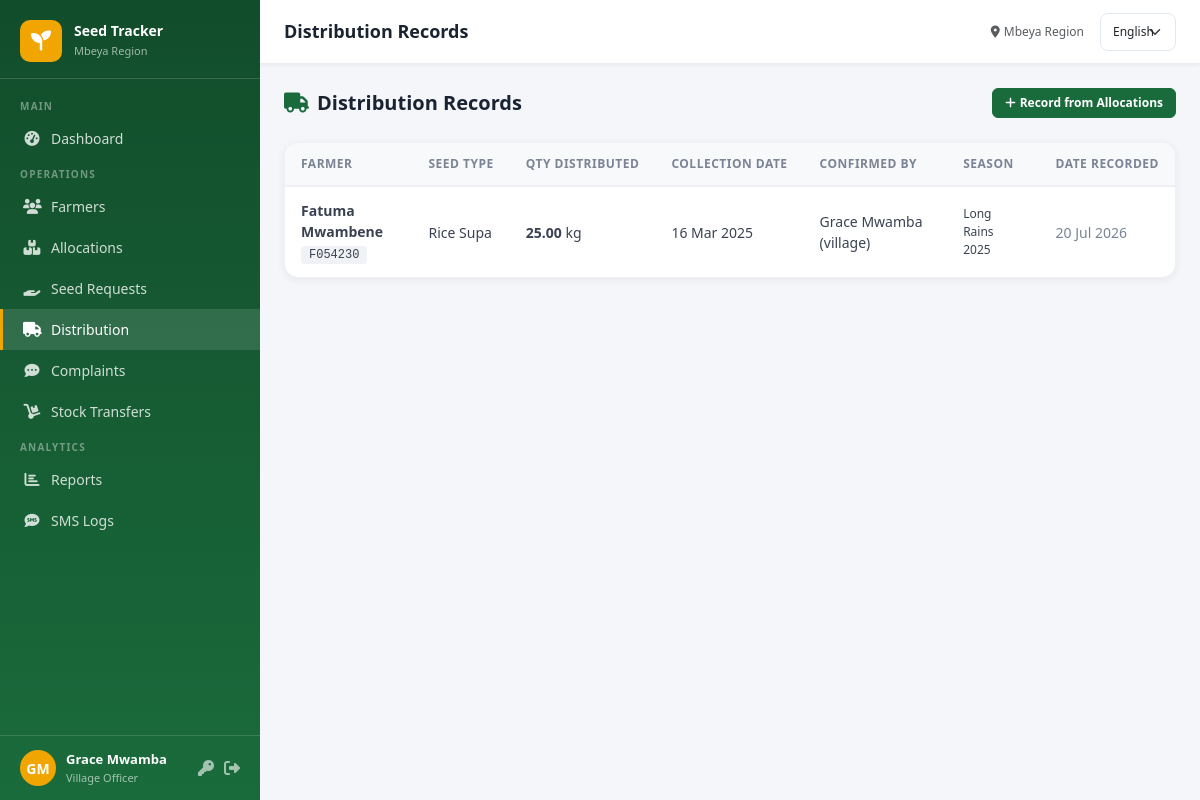
Page /distributions/ (signed in) on the earlier database version.
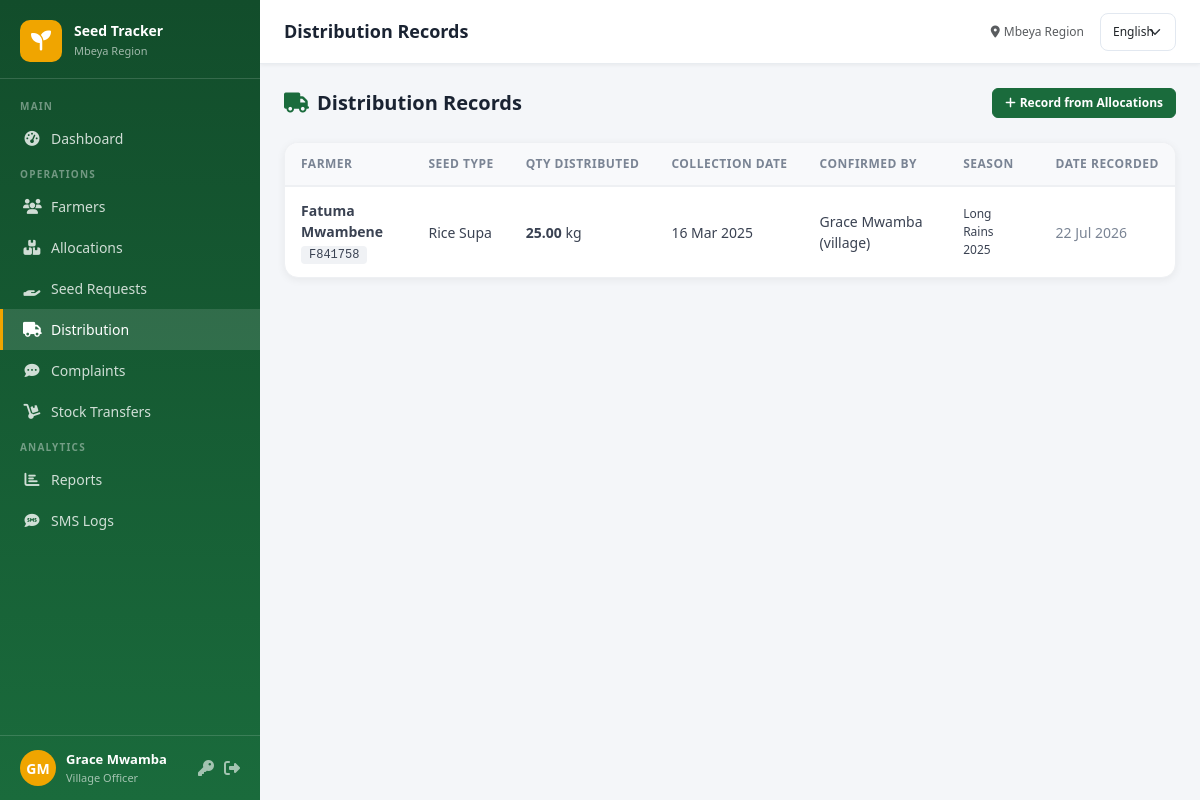
Same page on the later database version.
### core/models.py (models this page shows, shortened)
class Distribution(models.Model):
    allocation = models.OneToOneField(SeedAllocation, on_delete=models.CASCADE, related_name='distribution')
    quantity_distributed = models.DecimalField(max_digits=10, decimal_places=2)
    collection_date = models.DateField(default=timezone.now)
    collection_confirmed = models.BooleanField(default=False)
    confirmed_by = models.ForeignKey(CustomUser, on_delete=models.SET_NULL, null=True, blank=True, related_name='confirmations')
    farmer_confirmed = models.BooleanField(default=False)
    farmer_confirmed_at = models.DateTimeField(null=True, blank=True)
    notes = models.TextField(blank=True)
    created_at = models.DateTimeField(auto_now_add=True)

class SeedAllocation(models.Model):
    STATUS_CHOICES = [
        ('pending',_('Pending')),('approved',_('Approved')),
        ('rejected',_('Rejected')),('distributed',_('Distributed')),
    ]
    farmer = models.ForeignKey(Farmer, on_delete=models.CASCADE, related_name='allocations')
    seed_type = models.ForeignKey(SeedType, on_delete=models.CASCADE)
    season = models.ForeignKey(FarmingSeasons, on_delete=models.CASCADE)
    quantity_allocated = models.DecimalField(max_digits=10, decimal_places=2)
    status = models.CharField(max_length=20, choices=STATUS_CHOICES, default='pending')
    collection_date = models.DateField(null=True, blank=True)
    collection_location = models.CharField(max_length=200, blank=True)
    requested_by = models.ForeignKey(CustomUser, on_delete=models.SET_NULL, null=True, related_name='requests')
    approved_by = models.ForeignKey(CustomUser, on_delete=models.SET_NULL, null=True, blank=True, related_name='approvals')
    rejection_reason = models.TextField(blank=True)
    sms_sent = models.BooleanField(default=False)
    notes = models.TextField(blank=True)
    created_at = models.DateTimeField(auto_now_add=True)
    updated_at = models.DateTimeField(auto_now=True)
    class Meta:
        unique_together = ('farmer', 'seed_type', 'season')

class Farmer(models.Model):
    STATUS_CHOICES = [('active',_('Active')),('inactive',_('Inactive')),('pending',_('Pending'))]
    farmer_id = models.CharField(max_length=20, unique=True, blank=True)
    first_name = models.CharField(max_length=100)
    last_name = models.CharField(max_length=100)
    phone_number = models.CharField(max_length=20)
    village = models.ForeignKey(Village, on_delete=models.CASCADE, related_name='farmers')
    farm_location = models.CharField(max_length=200, blank=True)
    farm_size = models.DecimalField(max_digits=8, decimal_places=2, null=True, blank=True, help_text='Acres')
    crop_type = models.CharField(max_length=50, choices=CROP_CHOICES, default='maize')
    national_id = models.CharField(max_length=30, blank=True)
    status = models.CharField(max_length=20, choices=STATUS_CHOICES, default='active')
    registered_by = models.ForeignKey(CustomUser, on_delete=models.SET_NULL, null=True, related_name='registered_farmers')
    user = models.OneToOneField(CustomUser, on_delete=models.CASCADE, null=True, blank=True, related_name='farmer_profile')
    created_at = models.DateTimeField(auto_now_add=True)
    updated_at = models.DateTimeField(auto_now=True)
    @property
    def full_name(self): return f"{self.first_name} {self.last_name}"

class SeedType(models.Model):
    name = models.CharField(max_length=100, unique=True)
    description = models.TextField(blank=True)
    unit = models.CharField(max_length=30, default='kg')
    created_at = models.DateTimeField(auto_now_add=True)

class CustomUser(AbstractUser):
    ROLE_CHOICES = [
        ('admin', _('System Administrator')),
        ('regional', _('Regional Officer')),
        ('district', _('District Officer')),
        ('ward', _('Ward Officer')),
        ('village', _('Village Officer')),
        ('extension', _('Agricultural Extension Officer (Bwana Shamba)')),
        ('farmer', _('Farmer (Mkulima)')),
    ]
    role = models.CharField(max_length=20, choices=ROLE_CHOICES, default='village')
    region = models.ForeignKey(Region, on_delete=models.SET_NULL, null=True, blank=True)
    district = models.ForeignKey(District, on_delete=models.SET_NULL, null=True, blank=True)
    ward = models.ForeignKey(Ward, on_delete=models.SET_NULL, null=True, blank=True)
    village = models.ForeignKey(Village, on_delete=models.SET_NULL, null=True, blank=True)
    phone = models.CharField(max_length=20, blank=True)
    def __str__(self): return f"{self.get_full_name()} ({self.role})"

class FarmingSeasons(models.Model):
    name = models.CharField(max_length=100, unique=True)
    start_date = models.DateField()
    end_date = models.DateField()
    is_active = models.BooleanField(default=False)
    created_at = models.DateTimeField(auto_now_add=True)

### core/views.py (the view)
# urls.py: path('distributions/', views.distribution_list, name='distribution_list'),
@login_required
def distribution_list(request):
    user = request.user
    qs = Distribution.objects.select_related('allocation__farmer','allocation__seed_type')
    if user.role == 'village': qs = qs.filter(allocation__farmer__village=user.village)
    elif user.role in ('ward','extension'): qs = qs.filter(allocation__farmer__village__ward=user.ward)
    elif user.role == 'district': qs = qs.filter(allocation__farmer__village__ward__district=user.district)
    elif user.role == 'regional': qs = qs.filter(allocation__farmer__village__ward__district__region=user.region)
    elif user.role == 'farmer' and hasattr(user, 'farmer_profile'): qs = qs.filter(allocation__farmer=user.farmer_profile)
    paginator = Paginator(qs.order_by('-created_at'), 20)
    page = paginator.get_page(request.GET.get('page'))
    return render(request, 'core/distribution_list.html', {'page_obj': page})

### templates/core/distribution_list.html (shortened to what this page needs)
{% extends 'base.html' %}
{% load i18n %}
{% block page_title %}{% trans "Distribution Records" %}{% endblock %}
{% block content %}
<div class="page-header">
  <h4><i class="fas fa-truck me-2" style="color:#1a6b3c"></i>{% trans "Distribution Records" %}</h4>
  <a href="{% url 'allocation_list' %}?status=approved" class="btn btn-primary btn-sm"><i class="fas fa-plus me-1"></i>{% trans "Record from Allocations" %}</a>
</div>
<div class="table-card">
  <div class="table-responsive">
    <table class="data-table">
      <thead><tr><th>{% trans "Farmer" %}</th><th>{% trans "Seed Type" %}</th><th>{% trans "Qty Distributed" %}</th><th>{% trans "Collection Date" %}</th><th>{% trans "Confirmed By" %}</th><th>{% trans "Season" %}</th><th>{% trans "Date Recorded" %}</th></tr></thead>
      <tbody>
        {% for d in page_obj %}
        <tr>
          <td>
            <span style="font-weight:600">{{ d.allocation.farmer.full_name }}</span>
            <br><span class="farmer-id">{{ d.allocation.farmer.farmer_id }}</span>
          </td>
          <td>{{ d.allocation.seed_type.name }}</td>
          <td><strong>{{ d.quantity_distributed }}</strong> {{ d.allocation.seed_type.unit }}</td>
          <td>{{ d.collection_date|date:"d M Y" }}</td>
          <td>{{ d.confirmed_by|default:"-" }}</td>
          <td style="font-size:12px">{{ d.allocation.season.name }}</td>
          <td style="color:#7a8494">{{ d.created_at|date:"d M Y" }}</td>
        </tr>
        {% empty %}
        <tr><td colspan="7" class="text-center text-muted py-5">{% trans "No distribution records yet" %}</td></tr>
        {% endfor %}
      </tbody>
    </table>
  </div>
</div>
{% endblock %}

Differences in the rows shown:
changed Distribution "Fatuma Mwambene": allocation.farmer.farmer_id "F054230" → "F841758"; created_at "20 Jul 2026" → "22 Jul 2026"
